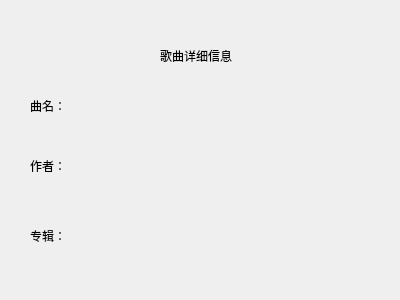
<?xml version="1.0" encoding="UTF-8"?>
<ui version="4.0">
 <class>musicmessage</class>
 <widget class="QDialog" name="musicmessage">
  <property name="geometry">
   <rect>
    <x>0</x>
    <y>0</y>
    <width>400</width>
    <height>300</height>
   </rect>
  </property>
  <property name="windowTitle">
   <string>Dialog</string>
  </property>
  <widget class="QLabel" name="label">
   <property name="geometry">
    <rect>
     <x>160</x>
     <y>40</y>
     <width>121</width>
     <height>31</height>
    </rect>
   </property>
   <property name="text">
    <string>歌曲详细信息</string>
   </property>
  </widget>
  <widget class="QLabel" name="label_2">
   <property name="geometry">
    <rect>
     <x>30</x>
     <y>100</y>
     <width>54</width>
     <height>12</height>
    </rect>
   </property>
   <property name="text">
    <string>曲名：</string>
   </property>
  </widget>
  <widget class="QLabel" name="label_3">
   <property name="geometry">
    <rect>
     <x>30</x>
     <y>160</y>
     <width>54</width>
     <height>12</height>
    </rect>
   </property>
   <property name="text">
    <string>作者：</string>
   </property>
  </widget>
  <widget class="QLabel" name="label_4">
   <property name="geometry">
    <rect>
     <x>30</x>
     <y>230</y>
     <width>54</width>
     <height>12</height>
    </rect>
   </property>
   <property name="text">
    <string>专辑：</string>
   </property>
  </widget>
  <widget class="QLabel" name="label_5">
   <property name="geometry">
    <rect>
     <x>80</x>
     <y>90</y>
     <width>261</width>
     <height>31</height>
    </rect>
   </property>
   <property name="text">
    <string/>
   </property>
  </widget>
  <widget class="QLabel" name="label_6">
   <property name="geometry">
    <rect>
     <x>80</x>
     <y>153</y>
     <width>301</width>
     <height>21</height>
    </rect>
   </property>
   <property name="text">
    <string/>
   </property>
  </widget>
  <widget class="QLabel" name="label_7">
   <property name="geometry">
    <rect>
     <x>80</x>
     <y>225</y>
     <width>281</width>
     <height>21</height>
    </rect>
   </property>
   <property name="text">
    <string/>
   </property>
  </widget>
 </widget>
 <resources/>
 <connections/>
</ui>
